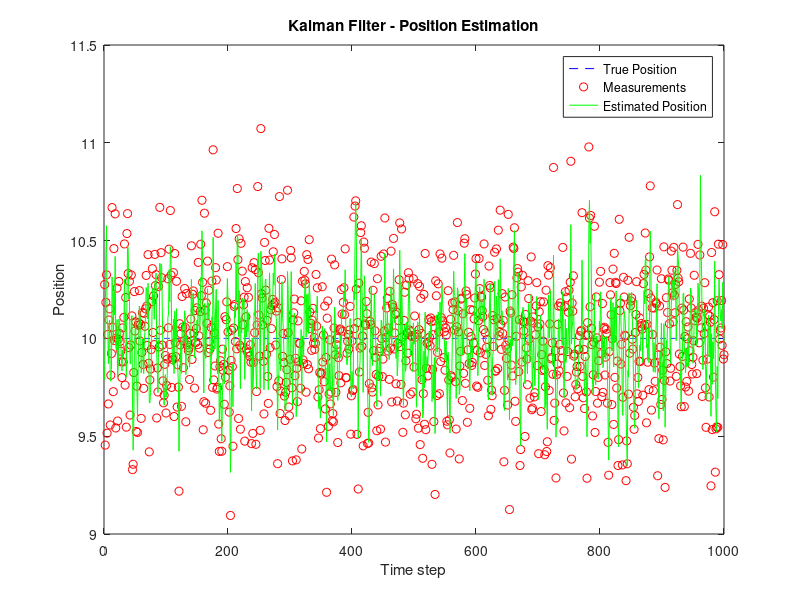
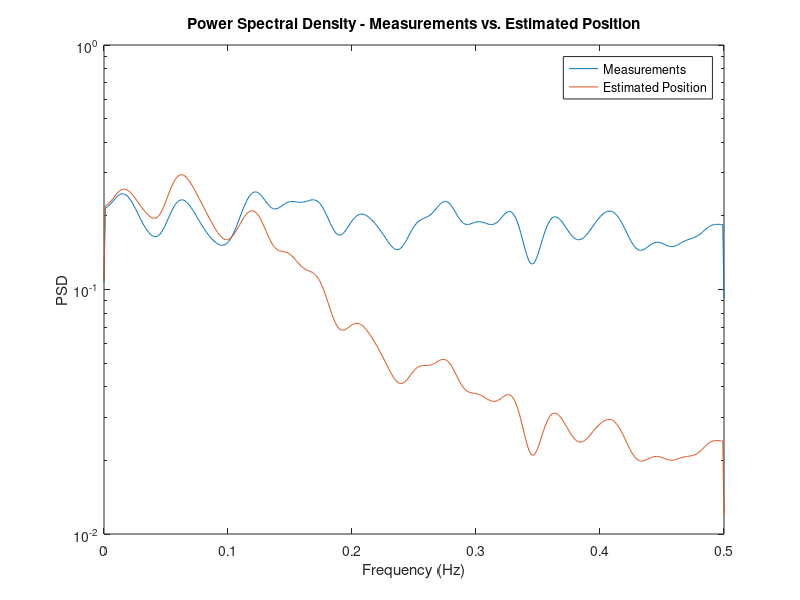

Write MATLAB code to recreate these figures, in order.
% Define the system matrices
A = [1 1; 0 1]; % State transition matrix
B = [0.5; 1];   % Control input matrix (if applicable)
H = [1 0];      % Measurement matrix

% Define the process and measurement noise covariances
Q = [0.01 0; 0 0.01]; % Process noise covariance
R = 0.1;              % Measurement noise covariance

% Initialize state and covariance matrices
x_hat = [0; 0];        % Initial state estimate [position; velocity]
P = eye(2);            % Initial state covariance matrix

% Simulate some measurements
true_state = [10; 2];  % True state [position; velocity]
num_steps = 1000;        % Number of time steps
measurements = H * true_state + sqrt(R) * randn(1, num_steps); % Simulated measurements

% Kalman filter loop
estimated_states = zeros(2, num_steps);
for k = 1:num_steps
    % Prediction step
    x_hat_minus = A * x_hat + B * 0; % Assuming no control input
    P_minus = A * P * A' + Q;

    % Update step
    K = P_minus * H' / (H * P_minus * H' + R);
    x_hat = x_hat_minus + K * (measurements(k) - H * x_hat_minus);
    P = (eye(2) - K * H) * P_minus;

    % Store the estimated state
    estimated_states(:, k) = x_hat;
end

% Plot the true state and estimated state
time_steps = 1:num_steps;
figure;
plot(time_steps, true_state(1) * ones(1, num_steps), 'b--', time_steps, measurements, 'ro', time_steps, estimated_states(1, :), 'g-');
xlabel('Time step');
ylabel('Position');
legend('True Position', 'Measurements', 'Estimated Position');
title('Kalman Filter - Position Estimation');


% Calculate the PSD of measurements and estimated states
fs = 1; % Sampling frequency (1 Hz in this case)
nfft = 2^nextpow2(num_steps); % Next power of 2 from the number of samples
freq = (0:nfft/2-1) * fs / nfft;

% PSD of measurements
[P_meas, f_meas] = pwelch(measurements, [], [], nfft, fs);

% PSD of estimated position
[P_est_pos, f_est_pos] = pwelch(estimated_states(1, :), [], [], nfft, fs);

% PSD of estimated velocity
[P_est_vel, f_est_vel] = pwelch(estimated_states(2, :), [], [], nfft, fs);

% Plot the PSD
figure;
semilogy(f_meas, P_meas);
hold on;
semilogy(f_est_pos, P_est_pos);
hold off;
xlabel('Frequency (Hz)');
ylabel('PSD');
title('Power Spectral Density - Measurements vs. Estimated Position');
legend('Measurements', 'Estimated Position');


